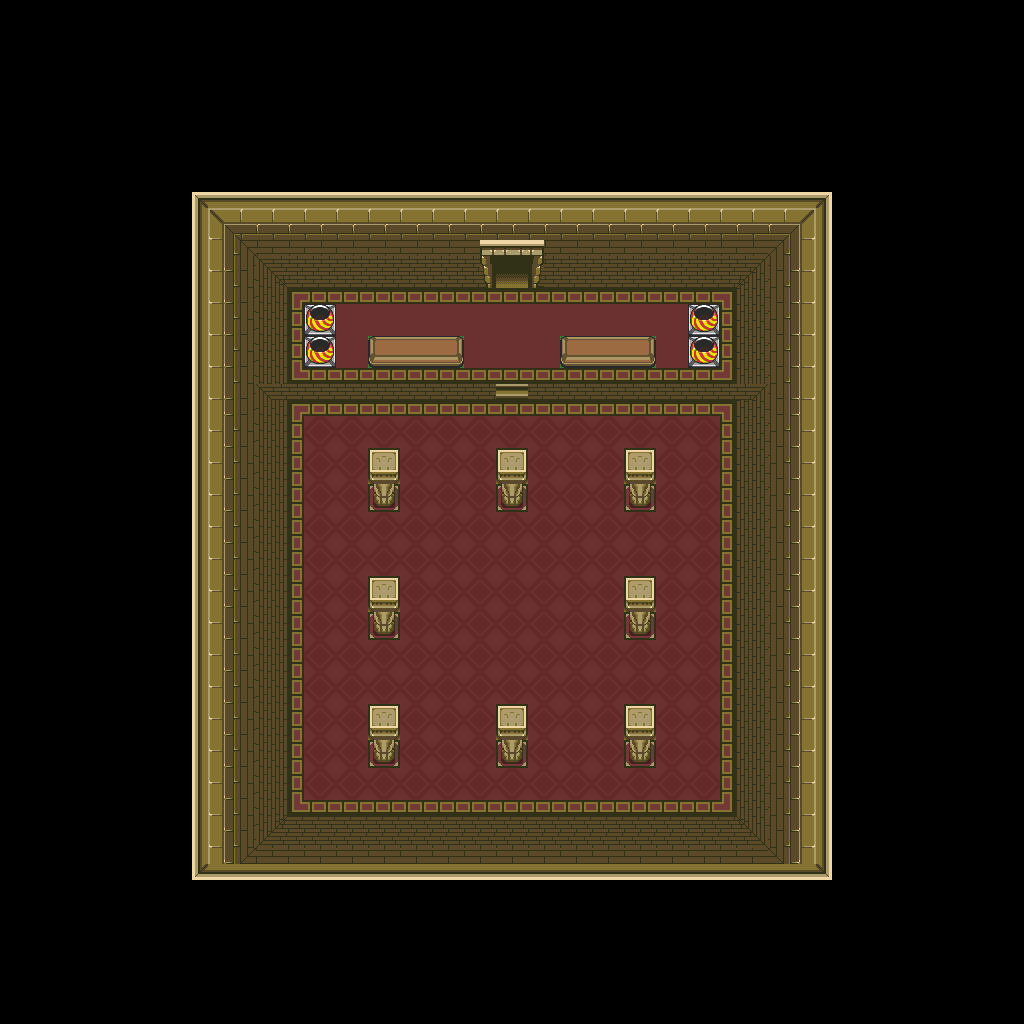

Tiled map render using the project's own tile images. Description and the map definition, with tile-layer contents summarised, below:
An orthogonal 64x64 tile map with 16x16 px tiles, 1 tile layer (base), 1 hidden layer not drawn and 1 object.

<map version="1.10" tiledversion="1.12.1" orientation="orthogonal" renderorder="right-down" width="64" height="64" tilewidth="16" tileheight="16" infinite="0" nextlayerid="3" nextobjectid="2">
 <tileset firstgid="1" source="../classiciphone_pics4.tsx" />
 <layer id="1" name="base" width="64" height="64">
  <data>[4096 cells, 4096 non-empty, 90 distinct tile ids]</data>
 </layer>
 <layer id="2" name="collision" width="64" height="64" visible="0">
  <properties><property name="collision" value="true" /></properties>
  <data>[4096 cells, 3254 non-empty, 1 distinct tile ids]</data>
 </layer>
 <objectgroup id="3" name="npcs">
  <object id="1" x="512.0" y="480.0" width="16" height="16">
   <properties>
    <property name="script" type="string">-- Auto-converted from GraalScript
-- sparringzone</property>
   </properties>
  </object>
 </objectgroup>
</map>
